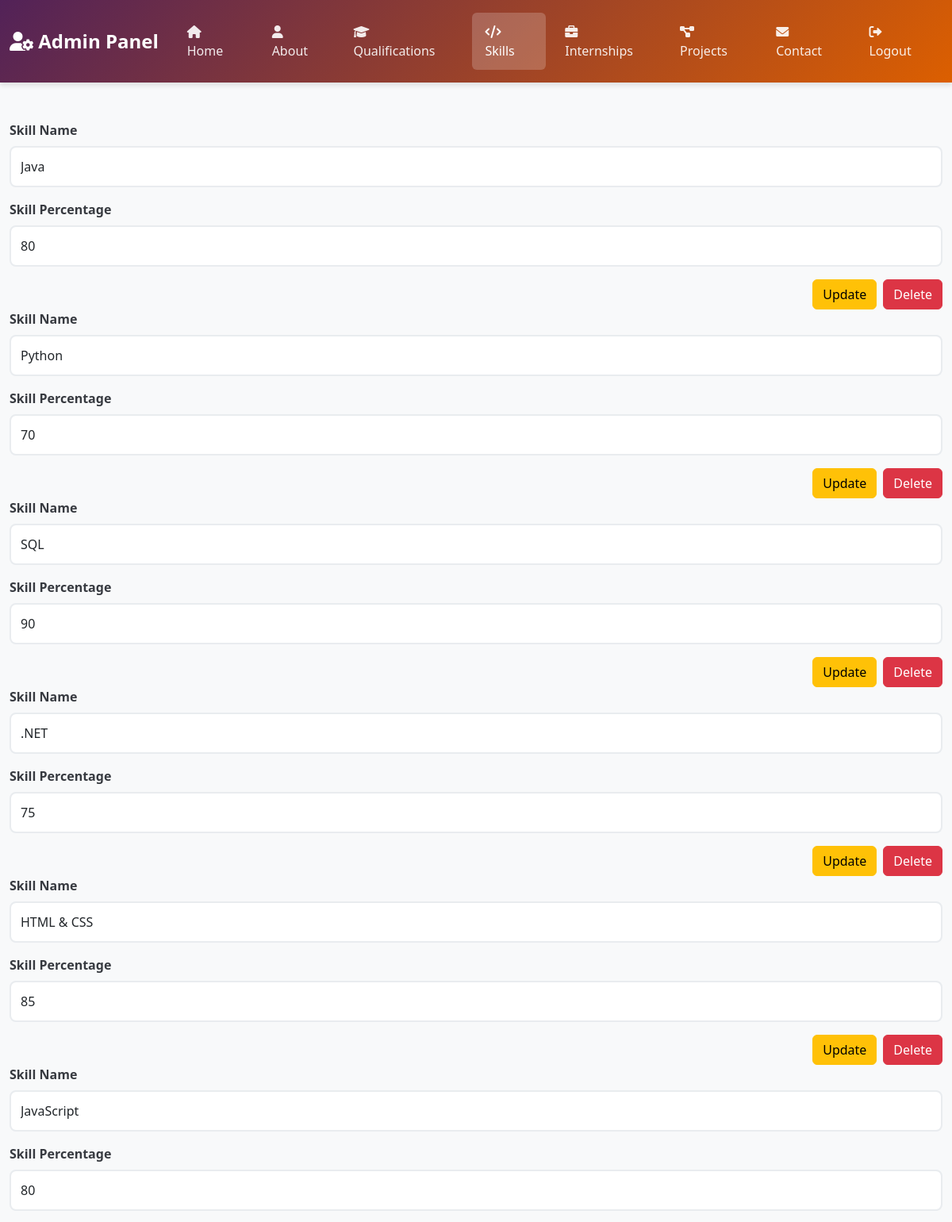
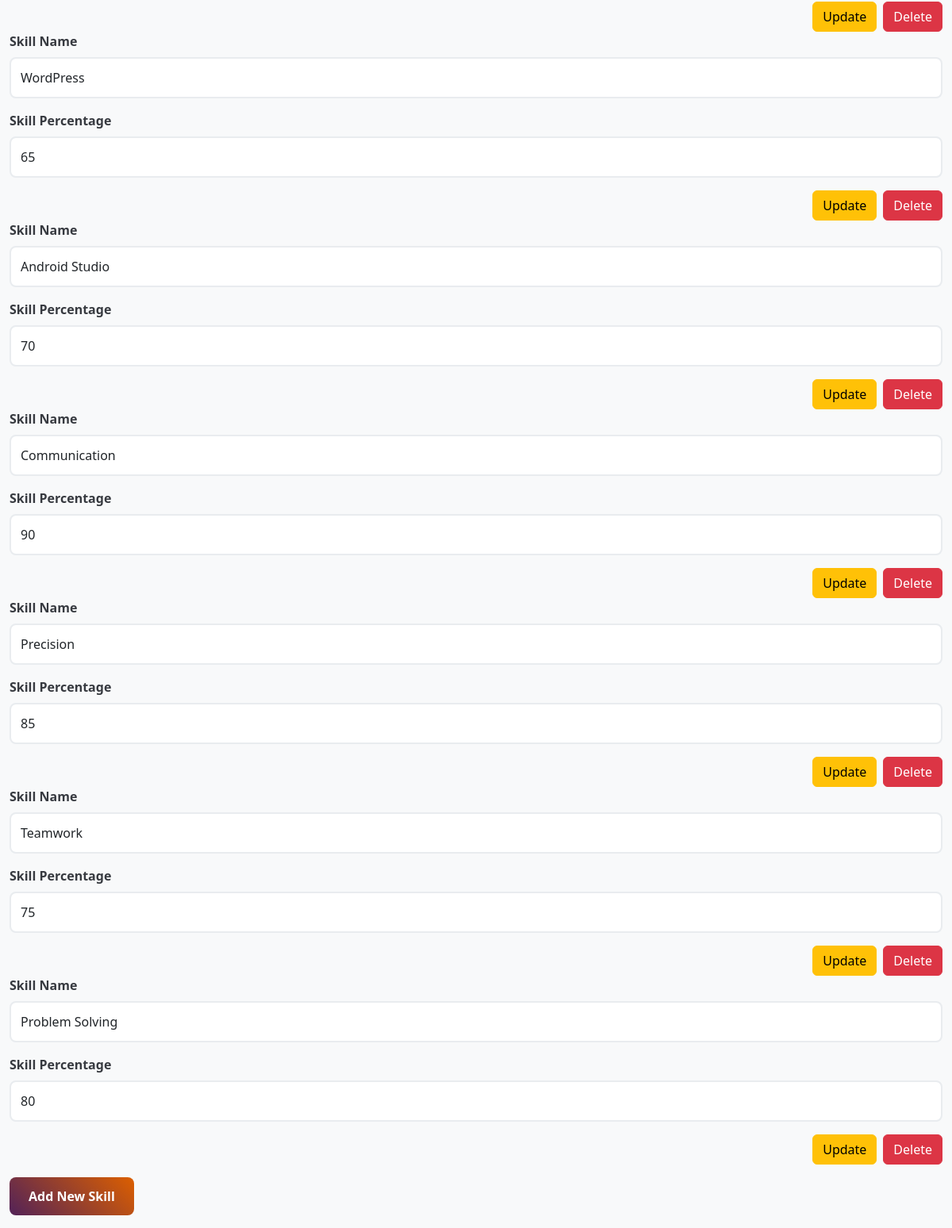
/Admin/skills.php, run on the app's committed database (2 pictures, top to bottom).
### tables this page shows
CREATE TABLE skills (
    id INT AUTO_INCREMENT PRIMARY KEY,
    skill_name VARCHAR(255),
    skill_percentage INT
);

### Admin/skills.php (the view, shortened to what this page needs)
<?php
include 'header.php';
include 'db-connect.php';
$sql = "SELECT * FROM skills";
$result = $conn->query($sql);
$skills = [];
if ($result->num_rows > 0) {
    while($row = $result->fetch_assoc()) {
        $skills[] = $row;
    }
}
?>
<div class="container mt-5">
    <div id="skillsContainer">
        <?php foreach ($skills as $skill): ?>
        <div class="skill-card" id="skill<?= $skill['id'] ?>">
            <form action="#" method="POST" class="needs-validation" novalidate>
                <div class="mb-3">
                    <label for="skillName<?= $skill['id'] ?>" class="form-label">Skill Name</label>
                    <input type="text" class="form-control" id="skillName<?= $skill['id'] ?>" name="updateSkillName" value="<?= $skill['skill_name'] ?>" required>
                </div>
                <div class="mb-3">
                    <label for="skillPercentage<?= $skill['id'] ?>" class="form-label">Skill Percentage</label>
                    <input type="number" class="form-control" id="skillPercentage<?= $skill['id'] ?>" name="updateSkillPercentage" value="<?= $skill['skill_percentage'] ?>" min="0" max="100" required>
                </div>
                <div class="button-container d-flex justify-content-end gap-2">
                    <button type="submit" class="btn btn-warning " name="updateSkill">Update</button>
                    <a href="?delete=<?= $skill['id'] ?>" class="btn btn-danger " onclick="deleteSkill(event, <?= $skill['id'] ?>)">Delete</a>
                </div>
            </form>
        </div>
        <?php endforeach; ?>
    </div>
    <button type="button" class="btn btn-primary mt-3 mb-3"  data-bs-toggle="modal" data-bs-target="#addModal">Add New Skill </button>
</div>
<?php include "footer.php" ?>

### Admin/header.php (shortened to what this page needs)
<!DOCTYPE html>
<html lang="en">
    <head>
        <link href="https://cdn.jsdelivr.net/npm/bootstrap@5.3.0/dist/css/bootstrap.min.css" rel="stylesheet">
        <link href="https://cdnjs.cloudflare.com/ajax/libs/font-awesome/6.0.0/css/all.min.css" rel="stylesheet">
</head>
<body>
    <nav class="navbar navbar-expand-lg navbar-dark">
        <div class="container-fluid">
            <a class="navbar-brand" href="./index.php">
                <i class="fas fa-user-cog"></i> Admin Panel
            </a>
            <div class="collapse navbar-collapse" id="navbarNavAltMarkup">
                <ul class="navbar-nav ms-auto">
                    <li class="nav-item">
                        <a class="nav-link" href="./index.php">
                            <i class="fas fa-home"></i> Home
                        </a>
                    </li>
                    <li class="nav-item">
                        <a class="nav-link" href="./about.php">
                            <i class="fas fa-user"></i> About
                        </a>
                    </li>
                    <li class="nav-item">
                        <a class="nav-link" href="./education.php">
                            <i class="fas fa-graduation-cap"></i> Qualifications
                        </a>
                    </li>
                    <li class="nav-item">
                        <a class="nav-link" href="./skills.php">
                            <i class="fas fa-code"></i> Skills
                        </a>
                    </li>
                    <li class="nav-item">
                        <a class="nav-link" href="./internship.php">
                            <i class="fas fa-briefcase"></i> Internships
                        </a>
                    </li>
                    <li class="nav-item">
                        <a class="nav-link" href="./projects.php">
                            <i class="fas fa-project-diagram"></i> Projects
                        </a>
                    </li>
                    <li class="nav-item">
                        <a class="nav-link" href="./contact.php">
                            <i class="fas fa-envelope"></i> Contact
                        </a>
                    </li>
                    <li class="nav-item">
                        <a class="nav-link" href="logout.php" onclick="return confirm('Are you sure you want to logout?')">
                            <i class="fas fa-sign-out-alt"></i> Logout
                        </a>
                    </li>
                </ul>
            </div>
        </div>
    </nav>

### Admin/footer.php (shortened to what this page needs)
</body>
</html>

### Admin/header.php (style rules this page uses)
:root { --primary-color: #522258; --secondary-color: #dc5f00; --accent-color: #c3b1e1; --text-dark: #373a40; --bg-light: #f8f9fa; }
body { background-color: var(--bg-light); font-family: 'Segoe UI', Tahoma, Geneva, Verdana, sans-serif; }
.navbar { background: linear-gradient(135deg, var(--primary-color) 0%, var(--secondary-color) 100%) !important; box-shadow: 0 4px 6px rgba(0, 0, 0, 0.1); padding: 1rem 0; }
.navbar-brand { font-weight: 700; font-size: 1.5rem; color: white !important; }
.navbar-nav .nav-link { color: rgba(255, 255, 255, 0.9) !important; font-weight: 500; padding: 0.75rem 1rem !important; border-radius: 0.375rem; margin: 0 0.25rem; transition: all 0.3s ease; }
.navbar-nav .nav-link.active { color: white !important; background-color: rgba(255, 255, 255, 0.2); }
.container { max-width: 1200px; margin-top: 2rem; }
.form-label { font-weight: 600; color: var(--text-dark); margin-bottom: 0.5rem; }
.form-control, .form-select { border: 2px solid #e9ecef; border-radius: 0.5rem; padding: 0.75rem; transition: all 0.3s ease; }
.btn-primary { background: linear-gradient(45deg, var(--primary-color), var(--secondary-color)); border: none; border-radius: 0.5rem; padding: 0.75rem 1.5rem; font-weight: 600; transition: all 0.3s ease; }

### data on the page
skills: updateSkillName "Java", updateSkillPercentage "80"
skills: updateSkillName "Python", updateSkillPercentage "70"
skills: updateSkillName "SQL", updateSkillPercentage "90"
skills: updateSkillName ".NET", updateSkillPercentage "75"
skills: updateSkillName "HTML & CSS", updateSkillPercentage "85"
skills: updateSkillName "JavaScript", updateSkillPercentage "80"
skills: updateSkillName "WordPress", updateSkillPercentage "65"
skills: updateSkillName "Android Studio", updateSkillPercentage "70"
skills: updateSkillName "Communication", updateSkillPercentage "90"
skills: updateSkillName "Precision", updateSkillPercentage "85"
skills: updateSkillName "Teamwork", updateSkillPercentage "75"
skills: updateSkillName "Problem Solving", updateSkillPercentage "80"
